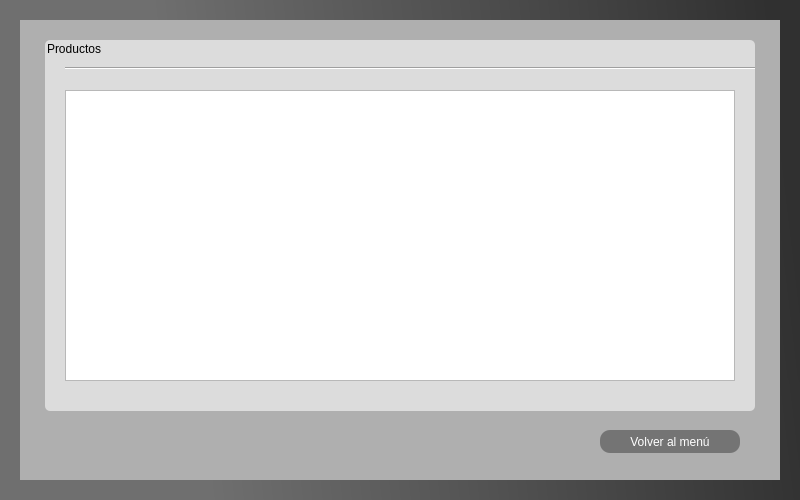
<?xml version="1.0" encoding="UTF-8"?>
<ui version="4.0">
 <class>MainWindow</class>
 <widget class="QMainWindow" name="MainWindow">
  <property name="geometry">
   <rect>
    <x>0</x>
    <y>0</y>
    <width>800</width>
    <height>500</height>
   </rect>
  </property>
  <property name="minimumSize">
   <size>
    <width>800</width>
    <height>500</height>
   </size>
  </property>
  <property name="maximumSize">
   <size>
    <width>800</width>
    <height>500</height>
   </size>
  </property>
  <property name="windowTitle">
   <string>MainWindow</string>
  </property>
  <property name="styleSheet">
   <string notr="true">QWidget#centralwidget{background-color: qlineargradient(spread:pad, x1:0, y1:0.625, x2:1, y2:0.551, stop:0.232955 rgba(111, 111, 111, 255), stop:1 rgba(74, 74, 74, 255));
background-color: qlineargradient(spread:pad, x1:0, y1:0.625, x2:1, y2:0.551, stop:0.232955 rgba(111, 111, 111, 255), stop:1 rgba(48, 48, 48, 255));}</string>
  </property>
  <widget class="QWidget" name="centralwidget">
   <widget class="QGroupBox" name="groupBox_2">
    <property name="geometry">
     <rect>
      <x>20</x>
      <y>20</y>
      <width>760</width>
      <height>460</height>
     </rect>
    </property>
    <property name="cursor">
     <cursorShape>ArrowCursor</cursorShape>
    </property>
    <property name="styleSheet">
     <string notr="true">QWidget#groupBox_2{background-color: qlineargradient(spread:pad, x1:0, y1:0.625, x2:1, y2:0.551, stop:0 rgba(175, 175, 175, 255));
font: 12pt &quot;MS Shell Dlg 2&quot;;
border: none;;}

</string>
    </property>
    <property name="title">
     <string/>
    </property>
    <property name="alignment">
     <set>Qt::AlignLeading|Qt::AlignLeft|Qt::AlignVCenter</set>
    </property>
    <property name="flat">
     <bool>false</bool>
    </property>
    <widget class="QGroupBox" name="groupBox_3">
     <property name="geometry">
      <rect>
       <x>25</x>
       <y>20</y>
       <width>710</width>
       <height>371</height>
      </rect>
     </property>
     <property name="cursor">
      <cursorShape>ArrowCursor</cursorShape>
     </property>
     <property name="styleSheet">
      <string notr="true">QWidget#groupBox_3{
	background-color: qlineargradient(spread:pad, x1:0, y1:0, x2:1, y2:1, stop:1 rgba(220, 220, 220, 255));
font: 12pt &quot;MS Shell Dlg 2&quot;;
border: none;
border-radius: 5px;}

</string>
     </property>
     <property name="title">
      <string>Productos</string>
     </property>
     <property name="alignment">
      <set>Qt::AlignLeading|Qt::AlignLeft|Qt::AlignVCenter</set>
     </property>
     <property name="flat">
      <bool>false</bool>
     </property>
     <widget class="Line" name="line_2">
      <property name="geometry">
       <rect>
        <x>20</x>
        <y>20</y>
        <width>720</width>
        <height>16</height>
       </rect>
      </property>
      <property name="autoFillBackground">
       <bool>false</bool>
      </property>
      <property name="orientation">
       <enum>Qt::Horizontal</enum>
      </property>
     </widget>
     <widget class="QListWidget" name="listWidget">
      <property name="geometry">
       <rect>
        <x>20</x>
        <y>50</y>
        <width>670</width>
        <height>291</height>
       </rect>
      </property>
     </widget>
    </widget>
    <widget class="QPushButton" name="volverMenuBoton">
     <property name="geometry">
      <rect>
       <x>580</x>
       <y>410</y>
       <width>140</width>
       <height>23</height>
      </rect>
     </property>
     <property name="cursor">
      <cursorShape>PointingHandCursor</cursorShape>
     </property>
     <property name="styleSheet">
      <string notr="true">QWidget#volverMenuBoton{border-radius:10px;
color: rgb(255, 255, 255);
background-color: qlineargradient(spread:pad, x1:0, y1:0.625, x2:1, y2:0.551, stop:0 rgba(116, 116, 116, 255));
border: 1px;
border-color: qlineargradient(spread:pad, x1:0, y1:0, x2:1, y2:1, stop:1 rgba(220, 220, 220, 255));}
QWidget#volverMenuBoton:hover{
	background-color: qlineargradient(spread:pad, x1:0, y1:0, x2:1, y2:1, stop:0 rgba(240, 240, 240, 255));
	color: rgb(68, 68, 68);
	border-color: rgb(68, 68, 68);
	shadow: large;
}</string>
     </property>
     <property name="text">
      <string>Volver al menú</string>
     </property>
    </widget>
   </widget>
  </widget>
 </widget>
 <resources/>
 <connections/>
</ui>
